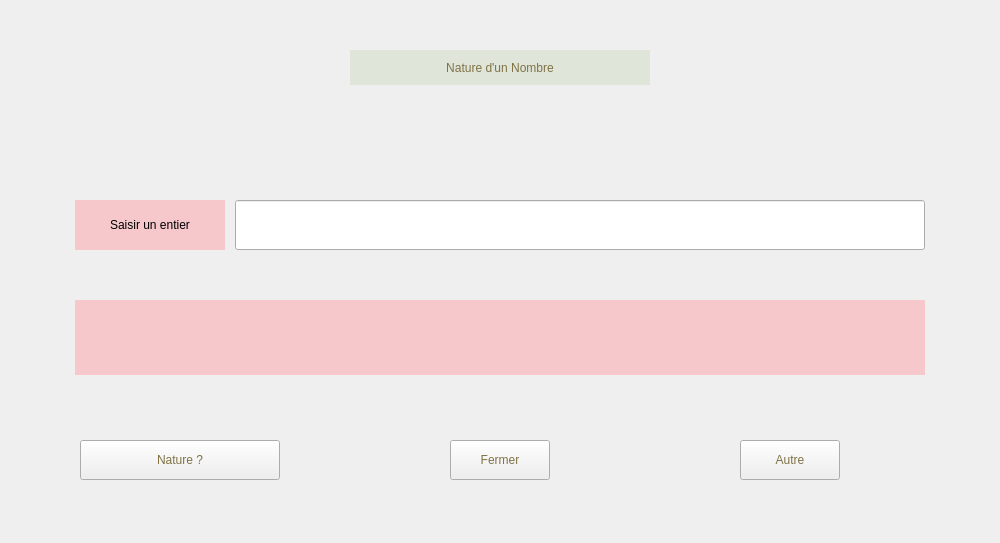
<?xml version="1.0" encoding="UTF-8"?>
<ui version="4.0">
 <class>Form</class>
 <widget class="QWidget" name="Form">
  <property name="geometry">
   <rect>
    <x>0</x>
    <y>0</y>
    <width>1000</width>
    <height>543</height>
   </rect>
  </property>
  <property name="windowTitle">
   <string>Form</string>
  </property>
  <widget class="QPushButton" name="executeButton">
   <property name="geometry">
    <rect>
     <x>80</x>
     <y>440</y>
     <width>200</width>
     <height>40</height>
    </rect>
   </property>
   <property name="styleSheet">
    <string notr="true">color: rgb(128, 114, 69);
font: 75 10pt &quot;MS Shell Dlg 2&quot;;</string>
   </property>
   <property name="text">
    <string>Nature ?</string>
   </property>
  </widget>
  <widget class="QPushButton" name="quitButton">
   <property name="geometry">
    <rect>
     <x>450</x>
     <y>440</y>
     <width>100</width>
     <height>40</height>
    </rect>
   </property>
   <property name="styleSheet">
    <string notr="true">color: rgb(128, 114, 69);
font: 75 10pt &quot;MS Shell Dlg 2&quot;;</string>
   </property>
   <property name="text">
    <string>Fermer</string>
   </property>
  </widget>
  <widget class="QPushButton" name="optionButton">
   <property name="geometry">
    <rect>
     <x>740</x>
     <y>440</y>
     <width>100</width>
     <height>40</height>
    </rect>
   </property>
   <property name="styleSheet">
    <string notr="true">color: rgb(128, 114, 69);
font: 75 10pt &quot;MS Shell Dlg 2&quot;;</string>
   </property>
   <property name="text">
    <string>Autre</string>
   </property>
  </widget>
  <widget class="QLabel" name="label">
   <property name="geometry">
    <rect>
     <x>350</x>
     <y>50</y>
     <width>300</width>
     <height>35</height>
    </rect>
   </property>
   <property name="styleSheet">
    <string notr="true">font: 75 12pt &quot;MS Shell Dlg 2&quot;;
background-color: rgb(224, 229, 218);
color: rgb(128, 114, 69);
</string>
   </property>
   <property name="text">
    <string>Nature d'un Nombre</string>
   </property>
   <property name="alignment">
    <set>Qt::AlignCenter</set>
   </property>
  </widget>
  <widget class="QLabel" name="label_2">
   <property name="geometry">
    <rect>
     <x>75</x>
     <y>200</y>
     <width>150</width>
     <height>50</height>
    </rect>
   </property>
   <property name="styleSheet">
    <string notr="true">font: 75 10pt &quot;MS Shell Dlg 2&quot;;
background-color: rgb(246, 200, 204);
</string>
   </property>
   <property name="text">
    <string>Saisir un entier</string>
   </property>
   <property name="alignment">
    <set>Qt::AlignCenter</set>
   </property>
  </widget>
  <widget class="QLabel" name="result">
   <property name="geometry">
    <rect>
     <x>75</x>
     <y>300</y>
     <width>850</width>
     <height>75</height>
    </rect>
   </property>
   <property name="styleSheet">
    <string notr="true">font: 75 12pt &quot;MS Shell Dlg 2&quot;;
background-color: rgb(246, 200, 204);</string>
   </property>
   <property name="text">
    <string/>
   </property>
   <property name="alignment">
    <set>Qt::AlignCenter</set>
   </property>
  </widget>
  <widget class="QLineEdit" name="entierInput">
   <property name="geometry">
    <rect>
     <x>235</x>
     <y>200</y>
     <width>690</width>
     <height>50</height>
    </rect>
   </property>
   <property name="styleSheet">
    <string notr="true">font: 75 12pt &quot;MS Shell Dlg 2&quot;;
border-color: rgb(246, 200, 204);</string>
   </property>
   <property name="alignment">
    <set>Qt::AlignCenter</set>
   </property>
  </widget>
 </widget>
 <resources/>
 <connections/>
</ui>
